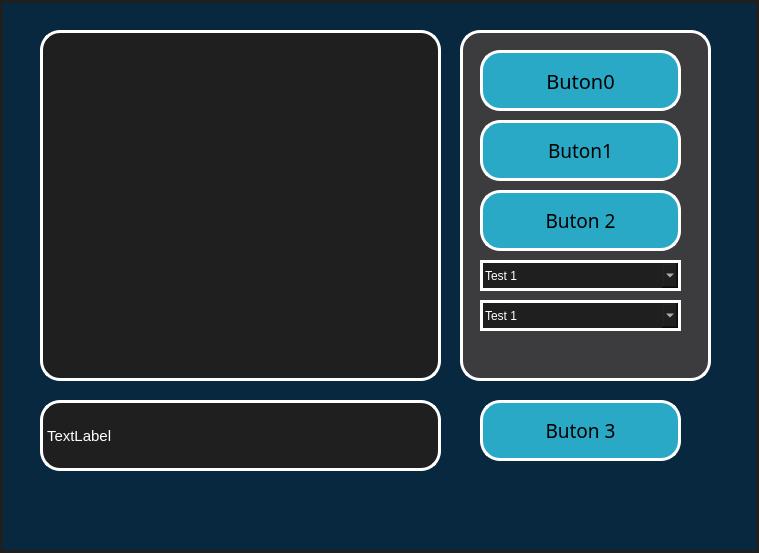
<?xml version="1.0" encoding="UTF-8"?>
<ui version="4.0">
 <class>Form</class>
 <widget class="QWidget" name="Form">
  <property name="enabled">
   <bool>true</bool>
  </property>
  <property name="geometry">
   <rect>
    <x>0</x>
    <y>0</y>
    <width>759</width>
    <height>553</height>
   </rect>
  </property>
  <property name="windowTitle">
   <string>Form</string>
  </property>
  <property name="styleSheet">
   <string notr="true">QWidget{
background-color:#082840;
border: 3px solid #1f1f1f;

}

</string>
  </property>
  <widget class="QLabel" name="Kamera">
   <property name="geometry">
    <rect>
     <x>40</x>
     <y>30</y>
     <width>401</width>
     <height>351</height>
    </rect>
   </property>
   <property name="styleSheet">
    <string notr="true">QLabel{
border: 3px solid #ffffff;
border-radius:20px;
background-color:#1f1f1f;
}</string>
   </property>
   <property name="text">
    <string/>
   </property>
  </widget>
  <widget class="QFrame" name="frame_2">
   <property name="geometry">
    <rect>
     <x>460</x>
     <y>30</y>
     <width>251</width>
     <height>351</height>
    </rect>
   </property>
   <property name="styleSheet">
    <string notr="true">QFrame{
background-color:#3c3c3e;
border-radius:10px;
border-radius:20px;
border: 3px solid #ffffff;

}</string>
   </property>
   <property name="frameShape">
    <enum>QFrame::StyledPanel</enum>
   </property>
   <property name="frameShadow">
    <enum>QFrame::Raised</enum>
   </property>
   <widget class="QPushButton" name="Buton0">
    <property name="geometry">
     <rect>
      <x>20</x>
      <y>20</y>
      <width>201</width>
      <height>61</height>
     </rect>
    </property>
    <property name="font">
     <font>
      <family>Copperplate Gothic Bold</family>
      <pointsize>15</pointsize>
      <weight>50</weight>
      <italic>false</italic>
      <bold>false</bold>
      <kerning>true</kerning>
     </font>
    </property>
    <property name="styleSheet">
     <string notr="true">QPushButton
{
background-color:#2AA9C7;
border-radius:20px;
border: 3px solid #ffffff;

}
QPushButton:hover{
background-color:#b7db35;
}


QPushButton:pressed{
background-color:rgb(170, 0, 0);

}
</string>
    </property>
    <property name="text">
     <string>Buton0</string>
    </property>
    <property name="iconSize">
     <size>
      <width>40</width>
      <height>40</height>
     </size>
    </property>
    <property name="autoRepeat">
     <bool>false</bool>
    </property>
    <property name="autoExclusive">
     <bool>false</bool>
    </property>
   </widget>
   <widget class="QPushButton" name="Buton1">
    <property name="geometry">
     <rect>
      <x>20</x>
      <y>90</y>
      <width>201</width>
      <height>61</height>
     </rect>
    </property>
    <property name="font">
     <font>
      <family>Copperplate Gothic Bold</family>
      <pointsize>14</pointsize>
     </font>
    </property>
    <property name="styleSheet">
     <string notr="true">QPushButton
{
background-color:#2AA9C7;
border-radius:20px;
border: 3px solid #ffffff;

}
QPushButton:hover{
background-color:#b7db35;
}


QPushButton:pressed{
background-color:rgb(170, 0, 0);

}
</string>
    </property>
    <property name="text">
     <string>Buton1</string>
    </property>
    <property name="iconSize">
     <size>
      <width>40</width>
      <height>40</height>
     </size>
    </property>
   </widget>
   <widget class="QPushButton" name="Buton2">
    <property name="geometry">
     <rect>
      <x>20</x>
      <y>160</y>
      <width>201</width>
      <height>61</height>
     </rect>
    </property>
    <property name="font">
     <font>
      <family>Copperplate Gothic Bold</family>
      <pointsize>14</pointsize>
     </font>
    </property>
    <property name="styleSheet">
     <string notr="true">QPushButton
{
background-color:#2AA9C7;
border-radius:20px;
border: 3px solid #ffffff;

}
QPushButton:hover{
background-color:#b7db35;
}


QPushButton:pressed{
background-color:rgb(170, 0, 0);

}
</string>
    </property>
    <property name="text">
     <string>Buton 2</string>
    </property>
    <property name="iconSize">
     <size>
      <width>40</width>
      <height>40</height>
     </size>
    </property>
   </widget>
   <widget class="QComboBox" name="comboBox_1">
    <property name="geometry">
     <rect>
      <x>20</x>
      <y>230</y>
      <width>201</width>
      <height>31</height>
     </rect>
    </property>
    <property name="font">
     <font>
      <family>Segoe UI</family>
      <pointsize>9</pointsize>
     </font>
    </property>
    <property name="autoFillBackground">
     <bool>false</bool>
    </property>
    <property name="styleSheet">
     <string notr="true">QComboBox{

background-color:#1f1f1f;
border-radius:10px;
border-radius:20px;
border: 3px solid #ffffff;
color:white;


}
QComboBox:hover{
	border: 2px solid rgb(64, 71, 88);
}
QComboBox QAbstractItemView {
	color: rgb(85, 170, 255);	
	background-color: rgb(27, 29, 35);
	padding: 10px;
	selection-background-color: rgb(39, 44, 54);
}</string>
    </property>
    <property name="iconSize">
     <size>
      <width>16</width>
      <height>16</height>
     </size>
    </property>
    <property name="frame">
     <bool>true</bool>
    </property>
    <item>
     <property name="text">
      <string>Test 1</string>
     </property>
    </item>
    <item>
     <property name="text">
      <string>Test 2</string>
     </property>
    </item>
    <item>
     <property name="text">
      <string>Test 3</string>
     </property>
    </item>
   </widget>
   <widget class="QComboBox" name="comboBox_2">
    <property name="geometry">
     <rect>
      <x>20</x>
      <y>270</y>
      <width>201</width>
      <height>31</height>
     </rect>
    </property>
    <property name="font">
     <font>
      <family>Segoe UI</family>
      <pointsize>9</pointsize>
     </font>
    </property>
    <property name="autoFillBackground">
     <bool>false</bool>
    </property>
    <property name="styleSheet">
     <string notr="true">QComboBox{

background-color:#1f1f1f;
border-radius:10px;
border-radius:20px;
border: 3px solid #ffffff;
color:white;

}
QComboBox:hover{
	border: 2px solid rgb(64, 71, 88);
}
QComboBox QAbstractItemView {
	color: rgb(85, 170, 255);	
	background-color: rgb(27, 29, 35);
	padding: 10px;
	selection-background-color: rgb(39, 44, 54);
}</string>
    </property>
    <property name="iconSize">
     <size>
      <width>16</width>
      <height>16</height>
     </size>
    </property>
    <property name="frame">
     <bool>true</bool>
    </property>
    <item>
     <property name="text">
      <string>Test 1</string>
     </property>
    </item>
    <item>
     <property name="text">
      <string>Test 2</string>
     </property>
    </item>
    <item>
     <property name="text">
      <string>Test 3</string>
     </property>
    </item>
   </widget>
  </widget>
  <widget class="QLabel" name="label">
   <property name="geometry">
    <rect>
     <x>40</x>
     <y>400</y>
     <width>401</width>
     <height>71</height>
    </rect>
   </property>
   <property name="styleSheet">
    <string notr="true">QLabel{
background-color:#1f1f1f;
border-radius:10px;
border-radius:20px;
border: 3px solid #ffffff;
color:white;
font-size:15px;
}</string>
   </property>
   <property name="text">
    <string>TextLabel</string>
   </property>
  </widget>
  <widget class="QPushButton" name="Buton3">
   <property name="geometry">
    <rect>
     <x>480</x>
     <y>400</y>
     <width>201</width>
     <height>61</height>
    </rect>
   </property>
   <property name="font">
    <font>
     <family>Copperplate Gothic Bold</family>
     <pointsize>14</pointsize>
    </font>
   </property>
   <property name="styleSheet">
    <string notr="true">QPushButton
{
background-color:#2AA9C7;
border-radius:20px;
border: 3px solid #ffffff;

}
QPushButton:hover{
background-color:#b7db35;
}


QPushButton:pressed{
background-color:rgb(170, 0, 0);

}
</string>
   </property>
   <property name="text">
    <string>Buton 3</string>
   </property>
   <property name="iconSize">
    <size>
     <width>40</width>
     <height>40</height>
    </size>
   </property>
  </widget>
 </widget>
 <resources/>
 <connections/>
</ui>
